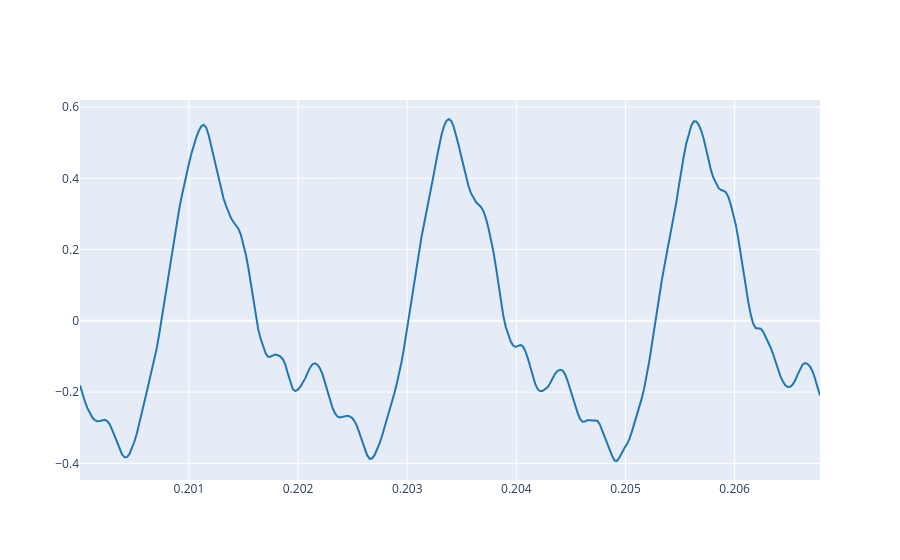

The cell this chart's notebook holds for it:
### Markdown cell above
2.3. Plot three periods of the signal using the `plot_signals` function and selecting `t_start` and `t_end` arguments accordingly. Try to get the first periods of the audio signal but avoiding the attack section.

### Code cell
# define the period 
T = 1 / 440.5  

# choose a constant region
t_start = 0.2                 
t_end = t_start + 3 * T       

# Plot the signal
plot_signals(ref, fs, t_start=t_start, t_end=t_end)

### Figure 1 — Plotly figure (JSON) as saved in the notebook; plotly's stock layout.template omitted (floating-point values rounded to 4 significant figures; data arrays with more than 128 entries replaced by an {"elided": "..."} marker saying what was removed)
{"data": [{"line": {"color": "#1f77b4", "shape": "linear"}, "mode": "lines", "name": "audio signal 0", "type": "scatter", "x": {"elided": "300 float values"}, "y": {"elided": "300 float values"}}], "layout": {}}
